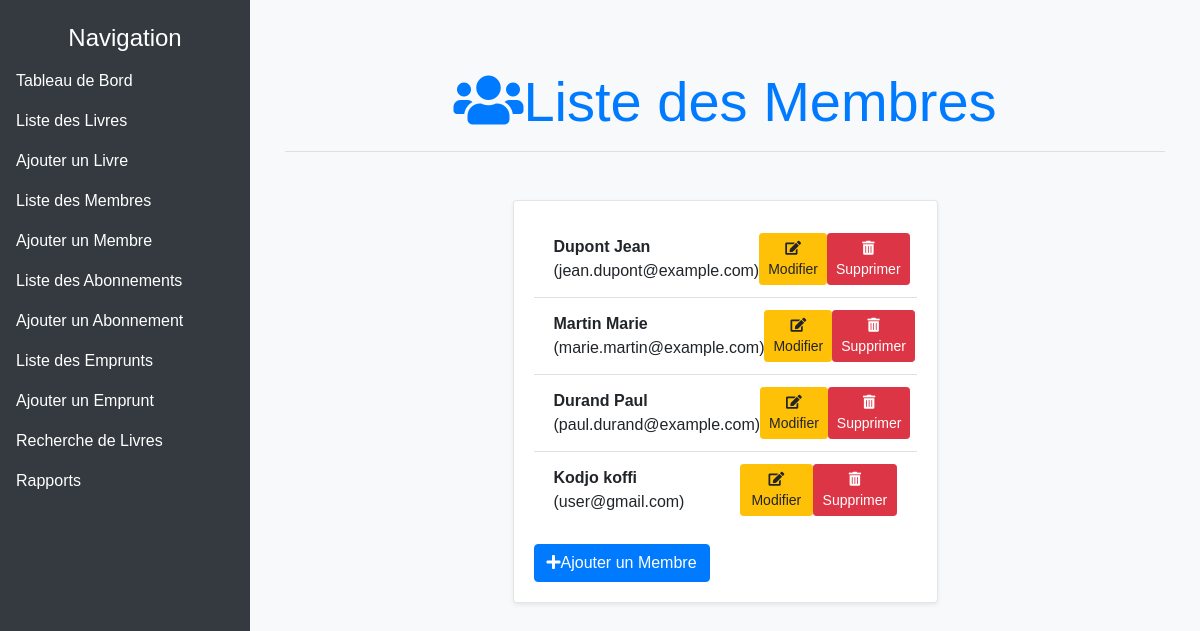
Page /gestion/membres/ on the committed database.
### GestionBibliotheque/models.py (models this page shows, shortened)
class Membre(models.Model):
    nom = models.CharField(max_length=100)
    prenom = models.CharField(max_length=100)
    email = models.EmailField(unique=True)
    telephone = models.CharField(max_length=15)
    date_inscription = models.DateField(auto_now_add=True)
    abonnement = models.ForeignKey('Abonnement', on_delete=models.SET_NULL, null=True, blank=True)

### GestionBibliotheque/views.py (the view)
# urls.py: path('membres/', views.liste_membres, name='liste_membres'),
def liste_membres(request):
    membres = Membre.objects.all()
    return render(request, 'gestion_bibliotheque/liste_membres.html', {'membres': membres})

### GestionBibliotheque/templates/gestion_bibliotheque/liste_membres.html (shortened to what this page needs)
{% extends "gestion_bibliotheque/base.html" %}
{% block content %}
<div class="container mt-5">
    <div class="row mb-4">
        <div class="col-12">
            <h1 class="display-4 text-primary text-center">
                <i class="fas fa-users me-3"></i>Liste des Membres
            </h1>
            <hr class="mb-4">
        </div>
    </div>
    <div class="row justify-content-center">
        <div class="col-md-8 col-lg-6">
            <div class="card shadow-sm">
                <div class="card-body">
                    <ul class="list-group list-group-flush">
                        {% for membre in membres %}
                            <li class="list-group-item d-flex justify-content-between align-items-center">
                                <span>
                                    <strong>{{ membre.nom }} {{ membre.prenom }}</strong> ({{ membre.email }})
                                </span>
                                <a href="{% url 'modifier_membre' membre.id %}" class="btn btn-warning btn-sm">
                                    <i class="fas fa-edit me-2"></i>Modifier
                                </a>
                                <a href="{% url 'supprimer_membre' membre.id %}" class="btn btn-danger btn-sm ms-2" onclick="return confirm('Êtes-vous sûr de vouloir supprimer ce membre ?');">
                                    <i class="fas fa-trash-alt me-2"></i>Supprimer
                                </a>
                            </li>
                        {% endfor %}
                    </ul>
                    <a href="{% url 'ajouter_membre' %}" class="btn btn-primary mt-3">
                        <i class="fas fa-plus me-2"></i>Ajouter un Membre
                    </a>
                </div>
            </div>
        </div>
    </div>
</div>
{% endblock %}

### GestionBibliotheque/templates/gestion_bibliotheque/base.html (style rules this page uses)
body { display: flex; background-color: #f8f9fa; font-family: Arial, sans-serif; }
.card { margin-bottom: 20px; }

### GestionBibliotheque/templates/gestion_bibliotheque/liste_membres.html (style rules this page uses)
.card { transition: all 0.3s ease; border: 1px solid rgba(0,0,0,0.1); }
.list-group-item { transition: all 0.3s ease; }

### rows in the picture
Membre: nom "Dupont", prenom "Jean", email "jean.dupont@example.com"
Membre: nom "Martin", prenom "Marie", email "marie.martin@example.com"
Membre: nom "Durand", prenom "Paul", email "paul.durand@example.com"
Membre: nom "Kodjo", prenom "koffi", email "user@gmail.com"
